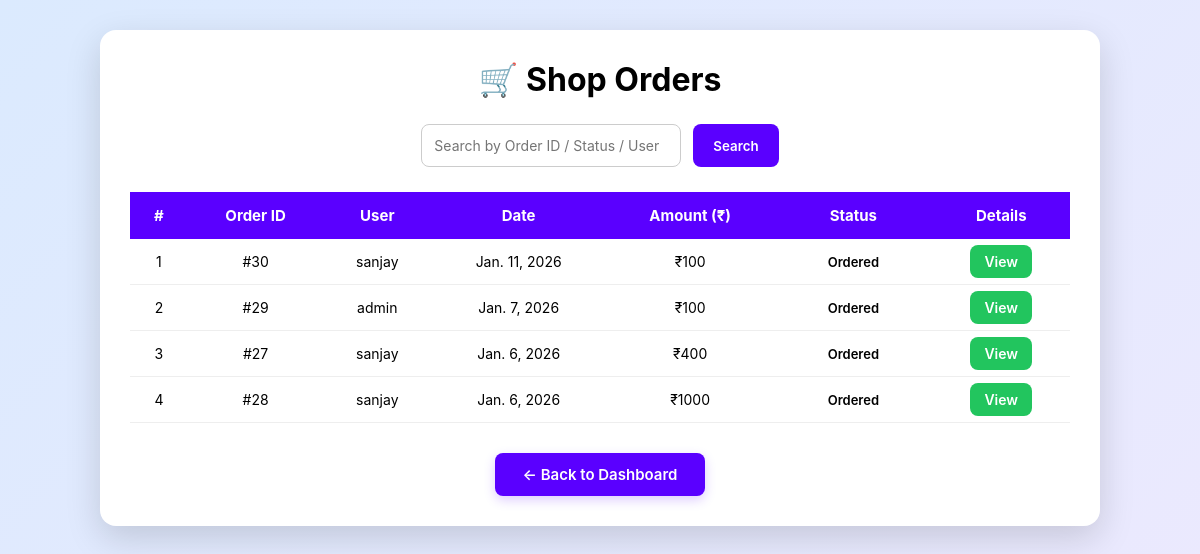
Before: /myapp/shop_view_order_status_get/ with the older database file.
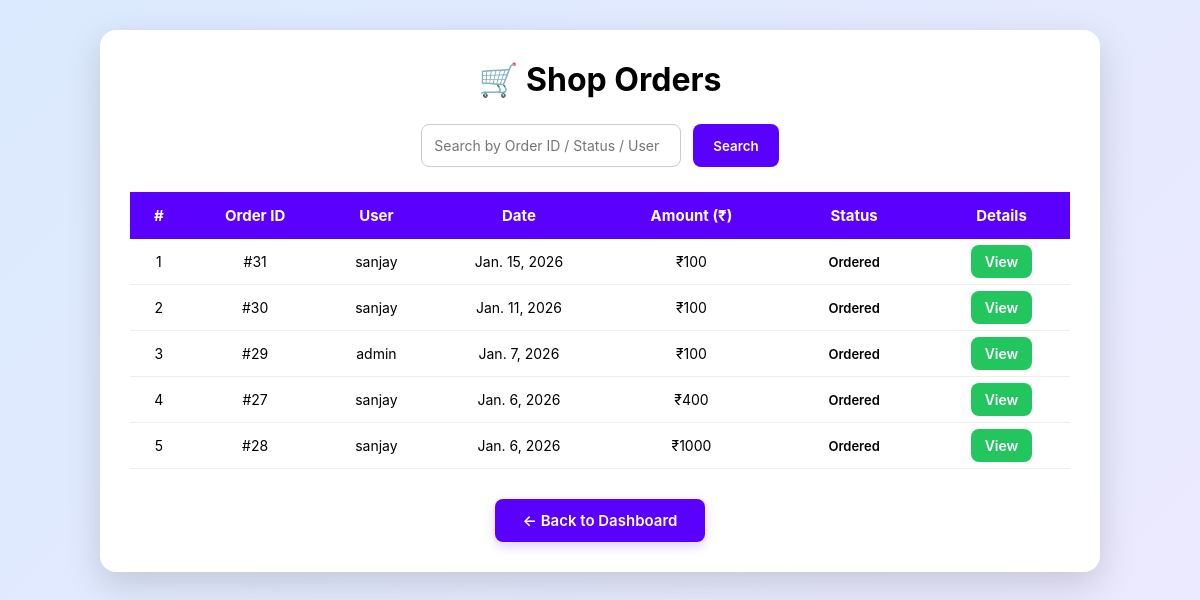
After: the same page with the newer database file.
### myapp/models.py (models this page shows)
class Order_table_main(models.Model):
    USER=models.ForeignKey(User,on_delete=models.CASCADE)
    Date=models.DateField()
    Status=models.CharField(max_length=20,default="pending")
    Amount=models.IntegerField()

### myapp/views.py (the view)
def shop_view_order_status_get(request):
    orders = Order_table_main.objects.all().order_by('-Date')
    return render(
        request,
        "shop/view_order_main.html",
        {"orders": orders}
    )

### templates/shop/view_order_main.html (shortened to what this page needs)
{% load static %}
<!DOCTYPE html>
<html lang="en">
  <head>
    <link rel="stylesheet" href="/static/shop/order_status.css" />
  </head>
  <body>
    <div class="container">
      <h1 class="page-title">🛒 Shop Orders</h1>
      <form
        action="/myapp/shop_order_status_search_post/"
        method="post"
        class="search-box"
      >
        <input
          type="text"
          id="myinput"
          name="search"
          placeholder="Search by Order ID / Status / User"
          required
        />
        <button type="submit">Search</button>
      </form>
      <div class="table-wrapper">
        <table class="order-table">
          <thead>
            <tr>
              <th>#</th>
              <th>Order ID</th>
              <th>User</th>
              <th>Date</th>
              <th>Amount (₹)</th>
              <th>Status</th>
              <th>Details</th>
            </tr>
          </thead>
          <tbody id="mybody">
            {% for order in orders %}
            <tr>
              <td>{{ forloop.counter }}</td>
              <td>#{{ order.id }}</td>
              <td>{{ order.USER.username }}</td>
              <td>{{ order.Date }}</td>
              <td>₹{{ order.Amount }}</td>
              <td>
                <span class="badge ordered">Ordered</span>
              </td>
              <td>
                <a
                  href="/myapp/shop_view_order_sub_status_get/{{ order.id }}"
                  class="btn-view"
                >
                  View
                </a>
              </td>
            </tr>
            {% empty %}
            <tr>
              <td colspan="7" class="empty">No orders found</td>
            </tr>
            {% endfor %}
          </tbody>
        </table>
      </div>
      <div class="back-btn-container">
        <a href="/myapp/shop_dashboard_get/" class="back-btn">
          ← Back to Dashboard
        </a>
      </div>
    </div>
  </body>
</html>

### myapp/static/shop/order_status.css (style rules this page uses)
* { margin: 0; padding: 0; box-sizing: border-box; font-family: "Inter", sans-serif; }
body { min-height: 100vh; background: linear-gradient(135deg, #dbeafe, #ede9fe); padding: 30px; }
.container { max-width: 1000px; margin: auto; background: white; padding: 30px; border-radius: 16px; box-shadow: 0 12px 35px rgba(0, 0, 0, 0.15); }
.page-title { text-align: center; font-size: 32px; font-weight: 700; margin-bottom: 25px; }
.search-box { display: flex; justify-content: center; gap: 12px; margin-bottom: 25px; }
.search-box input { width: 260px; padding: 12px; border-radius: 8px; border: 1px solid #ccc; font-size: 14px; }
.search-box button { padding: 12px 20px; background: #5a00ff; color: white; border: none; border-radius: 8px; font-weight: 600; cursor: pointer; }
.table-wrapper { overflow-x: auto; }
.order-table { width: 100%; border-collapse: collapse; }
.order-table th { background: #5a00ff; color: white; padding: 14px; font-size: 15px; }
.order-table td { padding: 14px; text-align: center; border-bottom: 1px solid #eee; font-size: 14px; }
.badge { padding: 6px 12px; border-radius: 6px; font-weight: 600; font-size: 13px; }
.btn-view { padding: 8px 14px; background: #22c55e; color: white; text-decoration: none; border-radius: 8px; font-weight: 600; }
.back-btn-container { margin-top: 30px; text-align: center; }
.back-btn { display: inline-block; padding: 12px 28px; background: #5a00ff; color: white; text-decoration: none; border-radius: 8px; font-size: 15px; font-weight: 600; transition: all 0.3s ease; box-shadow: 0 4px 12px rgba(90, 0, 255, 0.2); }

Changed rows visible on the page:
added Order_table_main: id "31", USER.username "sanjay", Date "Jan. 15, 2026", Amount "100"
